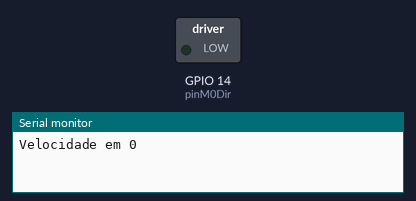
Recording of a program running on a simulated ESP32-S3. Shown: switched loads named in the program (green lamp = pin HIGH), the last lines printed to the serial monitor.

Above: at 0.1 s.
At 18.1 s:
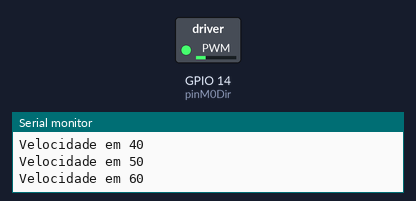
At 36.1 s:
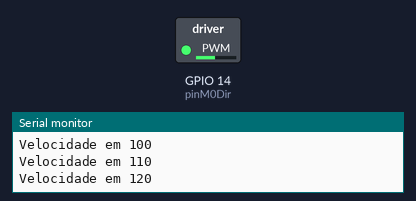
Timing chart, 0 to 40.0 s (numbered marks = the images above):
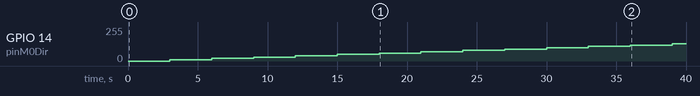

Measured:
- by itself, GPIO 14 (pinM0Dir): moves from 0/255 to 129/255 over 36.0 s

The program:

main.cpp
```cpp
#include <Arduino.h>

#define pinM0Dir 14
#define pinM0Esq 13
#define pinM1Dir 10
#define pinM1Esq 46
#define pinM2Dir 3
#define pinM2Esq 18
#define pinM3Dir 12
#define pinM3Esq 11

#define canal0 0 //motor 1
#define frequenciaPWM 2000
#define resolucaoPWM 8
/*----------------------------------------------------------*/
/*                          MOTORES                         */
/*----------------------------------------------------------*/

void setup()
{
Serial.begin(9600);
pinMode(pinM0Dir, OUTPUT);
ledcSetup(canal0, frequenciaPWM, resolucaoPWM);
ledcAttachPin(pinM0Dir, canal0);

}

void loop()
{
  for(int i = 0; i <= 250; i = i + 10)
  {
  ledcWrite(canal0, i);
  Serial.printf("Velocidade em %d \n", i);
  delay(3000);
  }
}
```
